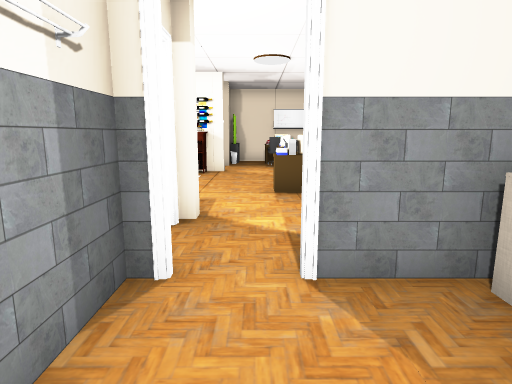
view 1 (above)

16 first-person views from a walk through a scene from a Unity 3-D project. The camera is 1.5 m above the floor, tilts 10° down and sees 75° across. The floor is counted in squares, 1 m on a side. Each view is taken from the middle of a square. On the plan, view 1 faces up. The plan holds only what a view shows up to about 15 squares ahead; the rest is blank. The player character is not drawn. Door leaves are left out, so doorways stand open. Some surface patterns are stand-ins.

view 2
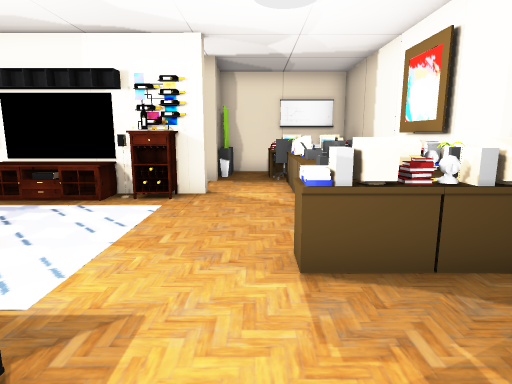

view 3
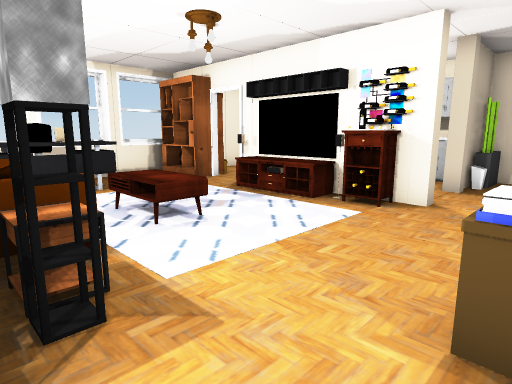

view 4
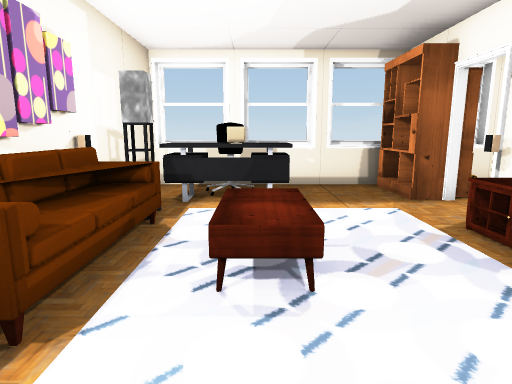

view 5
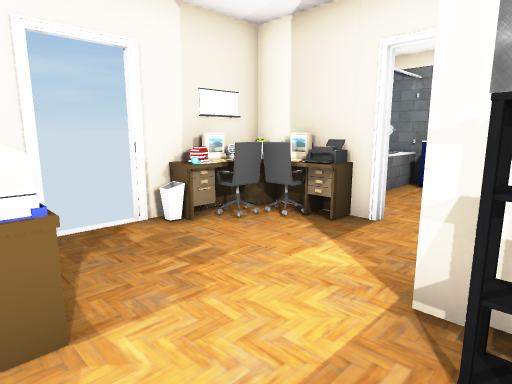

view 6
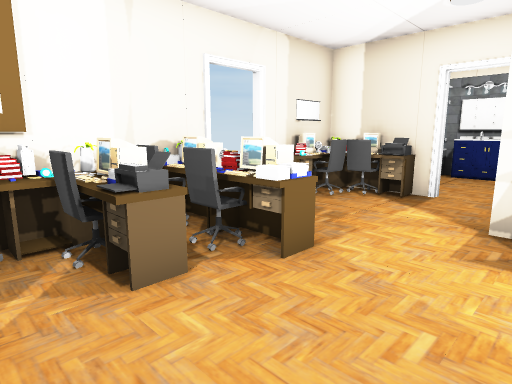

view 7
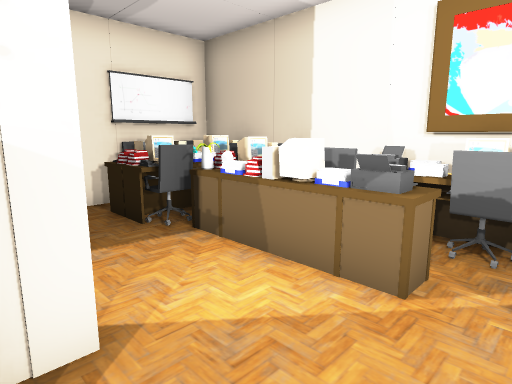

view 8
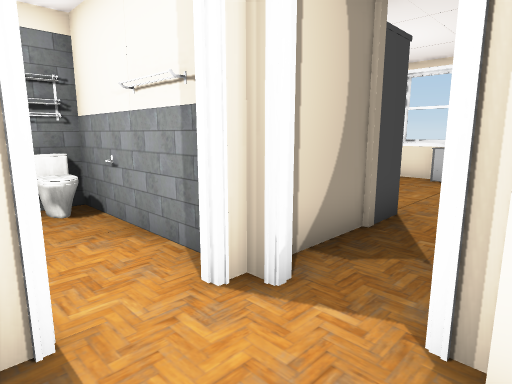

view 9
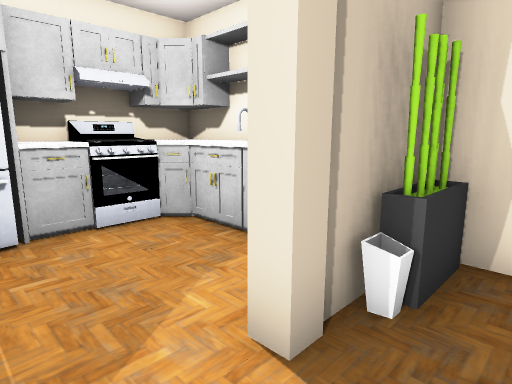

view 10
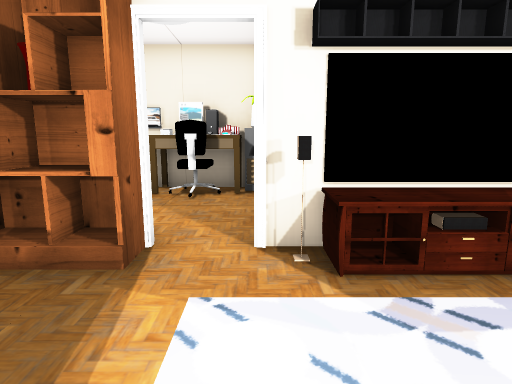

view 11
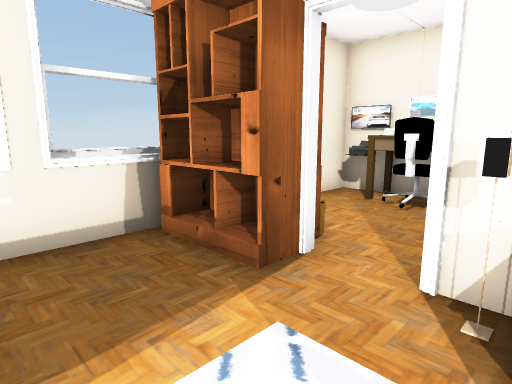

view 12
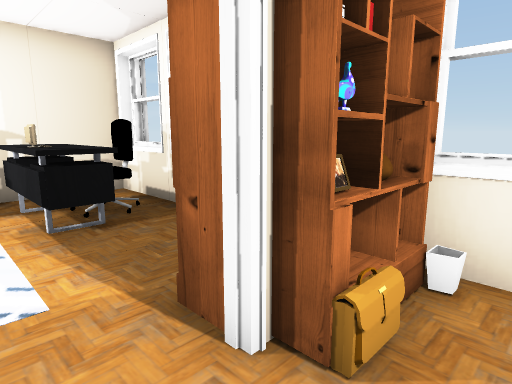

view 13
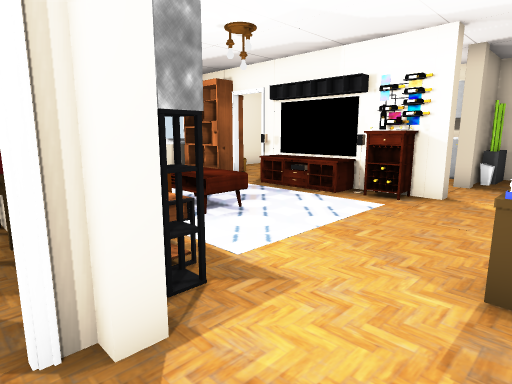

view 14
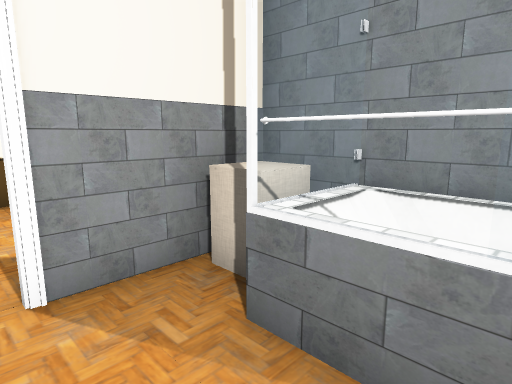

view 15
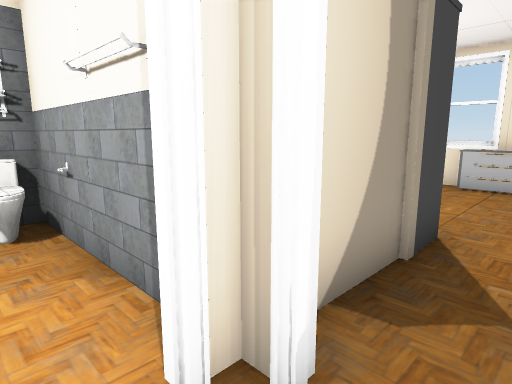

view 16
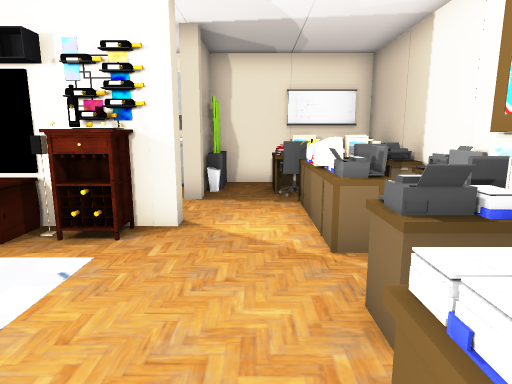

### Floor plan
Ten units are one square. View 1 is at (0, 0); x grows to the right and y downward. Boxes are objects, and circles mark ways between rooms. Rooms are numbered by the first view taken in them; rooms with no view inside come last. Other rooms are left out.
<svg viewBox="-116 -190 158 210">
<path fill="none" stroke="#000" d="M-14 15 26 15M17 15 17 -19M-14 -33 -14 -5M20 -33 5 -33M-21 -131 -21 -125 -25 -125M-20 -133 -20 -125M-16 -133 -25 -133M-64 -133 -71 -133M-16 -70 -16 -64M-81 -76 -81 -69 -75 -69 -75 -65M-92 -97 -84 -97M-20 -174 -50 -174 -55 -169M-76 -60 -54 -60M34 -78 34 -184M-108 -128 -108 -60 -86 -60M5 -183 -14 -183M-111 -106 -111 -86M5 -35 35 -35M-111 -129 -111 -111M-111 -79 -111 -61M35 -33 20 -33M34 -21 34 -65M-111 -145 -111 -136M-104 -183 -108 -183 -108 -138M34 -4 34 -21M35 -18 16 -18"/>
<rect x="-15" y="5" width="10" height="10" fill="#bbb"><title>other object</title></rect>
<rect x="-15" y="-5" width="10" height="10" fill="#bbb"><title>other object</title></rect>
<rect x="-5" y="5" width="20" height="10" fill="#bbb"><title>other object</title></rect>
<rect x="-105" y="-95" width="20" height="20" fill="#bbb"><title>other object</title></rect>
<rect x="-85" y="-95" width="10" height="20" fill="#bbb"><title>other object</title></rect>
<rect x="-85" y="-105" width="10" height="10" fill="#bbb"><title>other object</title></rect>
<rect x="-75" y="-75" width="10" height="10" fill="#bbb"><title>other object</title></rect>
<rect x="-65" y="-75" width="30" height="10" fill="#bbb"><title>other object</title></rect>
<rect x="-65" y="-95" width="30" height="10" fill="#bbb"><title>other object</title></rect>
<rect x="-65" y="-135" width="30" height="20" fill="#bbb"><title>other object</title></rect>
<rect x="-65" y="-155" width="10" height="20" fill="#bbb"><title>other object</title></rect>
<rect x="-65" y="-165" width="20" height="10" fill="#bbb"><title>other object</title></rect>
<rect x="-55" y="-135" width="10" height="10" fill="#bbb"><title>other object</title></rect>
<rect x="-55" y="-155" width="10" height="20" fill="#bbb"><title>other object</title></rect>
<rect x="-35" y="-75" width="10" height="10" fill="#bbb"><title>other object</title></rect>
<rect x="-35" y="-135" width="10" height="10" fill="#bbb"><title>other object</title></rect>
<rect x="-15" y="-65" width="10" height="10" fill="#bbb"><title>other object</title></rect>
<rect x="-15" y="-135" width="10" height="10" fill="#bbb"><title>other object</title></rect>
<rect x="-15" y="-165" width="10" height="10" fill="#bbb"><title>other object</title></rect>
<rect x="-15" y="-175" width="10" height="10" fill="#bbb"><title>other object</title></rect>
<rect x="5" y="-65" width="30" height="30" fill="#bbb"><title>other object</title></rect>
<rect x="5" y="-95" width="30" height="10" fill="#bbb"><title>other object</title></rect>
<rect x="5" y="-155" width="30" height="60" fill="#bbb"><title>other object</title></rect>
<rect x="5" y="-185" width="30" height="30" fill="#bbb"><title>other object</title></rect>
<rect x="25" y="-35" width="10" height="10" fill="#bbb"><title>other object</title></rect>
<rect x="-105" y="-135" width="20" height="10" fill="#bbb"><title>other object</title></rect>
<rect x="-105" y="-145" width="10" height="10" fill="#bbb"><title>other object</title></rect>
<rect x="-105" y="-175" width="10" height="10" fill="#bbb"><title>other object</title></rect>
<rect x="-105" y="-185" width="10" height="10" fill="#bbb"><title>other object</title></rect>
<rect x="-95" y="-145" width="10" height="10" fill="#bbb"><title>other object</title></rect>
<rect x="-95" y="-175" width="20" height="10" fill="#bbb"><title>other object</title></rect>
<rect x="-95" y="-185" width="10" height="10" fill="#bbb"><title>other object</title></rect>
<rect x="-85" y="-185" width="10" height="10" fill="#bbb"><title>other object</title></rect>
<rect x="-75" y="-185" width="10" height="10" fill="#bbb"><title>other object</title></rect>
<rect x="25" y="-15" width="10" height="20" fill="#bbb"><title>other object</title></rect>
<circle cx="-70" cy="-150" r="3" fill="#2a7"/>
<circle cx="-77" cy="-133" r="3" fill="#2a7"/>
<text x="0" y="0">1</text>
<text x="-30" y="-110">2</text>
<text x="-90" y="-160">3</text>
<text x="30" y="0">4</text>
</svg>
Room 2 opens to room 3.

Where each view was taken, in squares from view 1:
view 1: 0 up, 0 right, facing up
view 2: 5 up, 0 right, facing up
view 3: 6 up, 1 right, facing up-left
view 4: 9 up, 1 left, facing left
view 5: 9 up, 2 left, facing down-right
view 6: 12 up, 2 left, facing down-right
view 7: 11 up, 2 left, facing up-right
view 8: 6 up, 1 right, facing down-left
view 9: 14 up, 0 right, facing up-left
view 10: 9 up, 7 left, facing up
view 11: 10 up, 6 left, facing up-left
view 12: 15 up, 7 left, facing down-left
view 13: 5 up, 1 right, facing up-left
view 14: 0 up, 0 right, facing up-right
view 15: 5 up, 0 right, facing down-left
view 16: 8 up, 0 right, facing up
